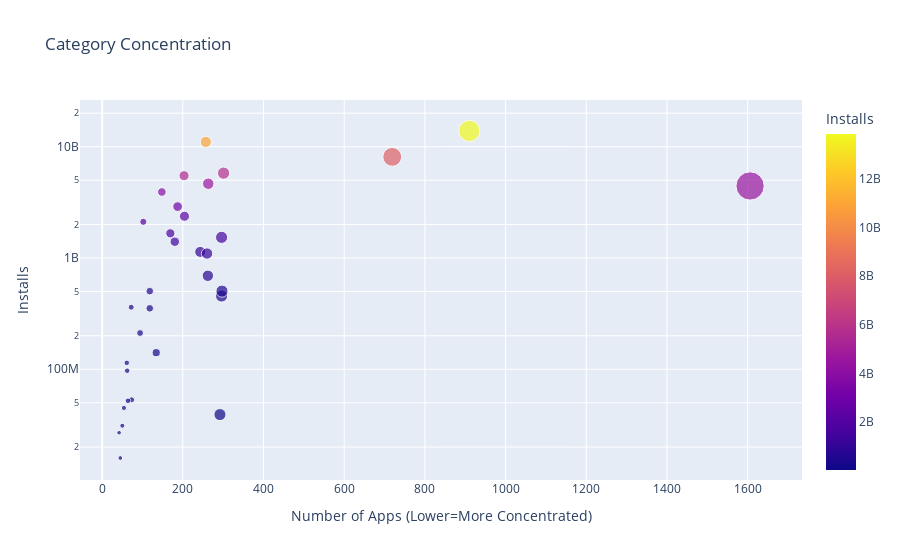

Notebook code cell kept with this figure:
### Code cell
scatter = px.scatter(cat_merged_df, # data
                    x='App', # column name
                    y='Installs',
                    title='Category Concentration',
                    size='App',
                    hover_name=cat_merged_df.index,
                    color='Installs')
 
scatter.update_layout(xaxis_title="Number of Apps (Lower=More Concentrated)",
                      yaxis_title="Installs",
                      yaxis=dict(type='log'))
 
scatter.show()

### Figure 1 — Plotly figure (JSON) as saved in the notebook; plotly's stock layout.template omitted (floating-point values rounded to 4 significant figures)
{"data": [{"hovertemplate": "<b>%{hovertext}</b><br><br>App=%{marker.size}<br>Installs=%{marker.color}<extra></extra>", "hovertext": ["ART_AND_DESIGN", "AUTO_AND_VEHICLES", "BEAUTY", "BOOKS_AND_REFERENCE", "BUSINESS", "COMICS", "COMMUNICATION", "DATING", "EDUCATION", "ENTERTAINMENT", "EVENTS", "FAMILY", "FINANCE", "FOOD_AND_DRINK", "GAME", "HEALTH_AND_FITNESS", "HOUSE_AND_HOME", "LIBRARIES_AND_DEMO", "LIFESTYLE", "MAPS_AND_NAVIGATION", "MEDICAL", "NEWS_AND_MAGAZINES", "PARENTING", "PERSONALIZATION", "PHOTOGRAPHY", "PRODUCTIVITY", "SHOPPING", "SOCIAL", "SPORTS", "TOOLS", "TRAVEL_AND_LOCAL", "VIDEO_PLAYERS", "WEATHER"], "legendgroup": "", "marker": {"color": [114233100, 53129800, 26916200, 1665791655, 692018120, 44931100, 11039241530, 140912410, 352852000, 2113660000, 15949410, 4437554490, 455249400, 211677750, 13858762717, 1134006220, 97082000, 52083000, 503611120, 503267560, 39162676, 2369110650, 31116110, 1532341930, 4649143130, 5788070180, 1400331540, 5487841475, 1096431465, 8099724500, 2894859300, 3916897200, 361096500], "coloraxis": "coloraxis", "size": [61, 73, 42, 169, 262, 54, 257, 134, 118, 102, 45, 1606, 296, 94, 910, 243, 62, 64, 297, 118, 292, 204, 50, 296, 263, 301, 180, 203, 260, 719, 187, 148, 72], "sizemode": "area", "sizeref": 4.015, "symbol": "circle"}, "mode": "markers", "name": "", "orientation": "v", "showlegend": false, "type": "scatter", "x": [61, 73, 42, 169, 262, 54, 257, 134, 118, 102, 45, 1606, 296, 94, 910, 243, 62, 64, 297, 118, 292, 204, 50, 296, 263, 301, 180, 203, 260, 719, 187, 148, 72], "xaxis": "x", "y": [114233100, 53129800, 26916200, 1665791655, 692018120, 44931100, 11039241530, 140912410, 352852000, 2113660000, 15949410, 4437554490, 455249400, 211677750, 13858762717, 1134006220, 97082000, 52083000, 503611120, 503267560, 39162676, 2369110650, 31116110, 1532341930, 4649143130, 5788070180, 1400331540, 5487841475, 1096431465, 8099724500, 2894859300, 3916897200, 361096500], "yaxis": "y"}], "layout": {"coloraxis": {"colorbar": {"title": {"text": "Installs"}}, "colorscale": [[0, "#0d0887"], [0.1111, "#46039f"], [0.2222, "#7201a8"], [0.3333, "#9c179e"], [0.4444, "#bd3786"], [0.5556, "#d8576b"], [0.6667, "#ed7953"], [0.7778, "#fb9f3a"], [0.8889, "#fdca26"], [1, "#f0f921"]]}, "legend": {"itemsizing": "constant", "tracegroupgap": 0}, "title": {"text": "Category Concentration"}, "xaxis": {"anchor": "y", "domain": [0, 1], "title": {"text": "Number of Apps (Lower=More Concentrated)"}}, "yaxis": {"anchor": "x", "domain": [0, 1], "title": {"text": "Installs"}, "type": "log"}}}
